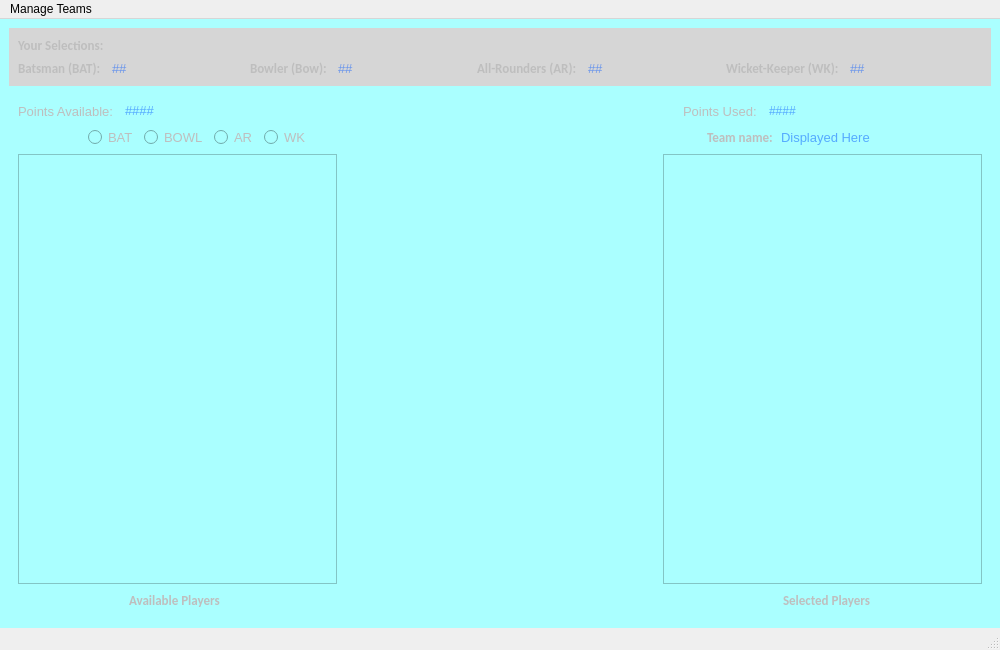
<?xml version="1.0" encoding="UTF-8"?>
<ui version="4.0">
 <class>MainWindow</class>
 <widget class="QMainWindow" name="MainWindow">
  <property name="geometry">
   <rect>
    <x>0</x>
    <y>0</y>
    <width>1000</width>
    <height>650</height>
   </rect>
  </property>
  <property name="windowTitle">
   <string>MainWindow</string>
  </property>
  <property name="styleSheet">
   <string notr="true">QMainWindow{
	background-image: url(:/newPrefix/bg1.jpg);
background-position: center;}</string>
  </property>
  <widget class="QWidget" name="centralwidget">
   <property name="styleSheet">
    <string notr="true">background-color: rgb(170, 255, 255);</string>
   </property>
   <layout class="QVBoxLayout" name="verticalLayout">
    <item>
     <widget class="QWidget" name="widget" native="true">
      <property name="enabled">
       <bool>false</bool>
      </property>
      <property name="autoFillBackground">
       <bool>false</bool>
      </property>
      <property name="styleSheet">
       <string notr="true">QWidget{
background-color: rgb(214, 214, 214);}</string>
      </property>
      <layout class="QVBoxLayout" name="verticalLayout_3">
       <item>
        <layout class="QVBoxLayout" name="verticalLayout_2">
         <item>
          <widget class="QLabel" name="label">
           <property name="font">
            <font>
             <family>Calibri</family>
             <pointsize>10</pointsize>
             <weight>75</weight>
             <bold>true</bold>
            </font>
           </property>
           <property name="text">
            <string>Your Selections: </string>
           </property>
          </widget>
         </item>
        </layout>
       </item>
       <item>
        <layout class="QHBoxLayout" name="horizontalLayout">
         <item>
          <widget class="QLabel" name="label_5">
           <property name="font">
            <font>
             <family>Calibri</family>
             <pointsize>10</pointsize>
             <weight>75</weight>
             <bold>true</bold>
            </font>
           </property>
           <property name="text">
            <string>Batsman (BAT): </string>
           </property>
          </widget>
         </item>
         <item>
          <widget class="QLineEdit" name="lineEdit_4">
           <property name="font">
            <font>
             <pointsize>10</pointsize>
            </font>
           </property>
           <property name="styleSheet">
            <string notr="true">QLineEdit{
	color: rgb(0, 85, 255);}</string>
           </property>
           <property name="frame">
            <bool>false</bool>
           </property>
           <property name="placeholderText">
            <string>##</string>
           </property>
          </widget>
         </item>
         <item>
          <widget class="QLabel" name="label_4">
           <property name="font">
            <font>
             <family>Calibri</family>
             <pointsize>10</pointsize>
             <weight>75</weight>
             <bold>true</bold>
            </font>
           </property>
           <property name="text">
            <string>Bowler (Bow): </string>
           </property>
          </widget>
         </item>
         <item>
          <widget class="QLineEdit" name="lineEdit_3">
           <property name="font">
            <font>
             <pointsize>10</pointsize>
            </font>
           </property>
           <property name="styleSheet">
            <string notr="true">QLineEdit{
	color: rgb(0, 85, 255);}</string>
           </property>
           <property name="frame">
            <bool>false</bool>
           </property>
           <property name="placeholderText">
            <string>##</string>
           </property>
          </widget>
         </item>
         <item>
          <widget class="QLabel" name="label_3">
           <property name="font">
            <font>
             <family>Calibri</family>
             <pointsize>10</pointsize>
             <weight>75</weight>
             <bold>true</bold>
            </font>
           </property>
           <property name="text">
            <string>All-Rounders (AR): </string>
           </property>
          </widget>
         </item>
         <item>
          <widget class="QLineEdit" name="lineEdit_2">
           <property name="font">
            <font>
             <pointsize>10</pointsize>
            </font>
           </property>
           <property name="styleSheet">
            <string notr="true">QLineEdit{
	color: rgb(0, 85, 255);}</string>
           </property>
           <property name="text">
            <string/>
           </property>
           <property name="frame">
            <bool>false</bool>
           </property>
           <property name="placeholderText">
            <string>##</string>
           </property>
          </widget>
         </item>
         <item>
          <widget class="QLabel" name="label_2">
           <property name="font">
            <font>
             <family>Calibri</family>
             <pointsize>10</pointsize>
             <weight>75</weight>
             <bold>true</bold>
            </font>
           </property>
           <property name="text">
            <string>Wicket-Keeper (WK): </string>
           </property>
          </widget>
         </item>
         <item>
          <widget class="QLineEdit" name="lineEdit">
           <property name="font">
            <font>
             <pointsize>10</pointsize>
            </font>
           </property>
           <property name="styleSheet">
            <string notr="true">QLineEdit{
	color: rgb(0, 85, 255);}</string>
           </property>
           <property name="frame">
            <bool>false</bool>
           </property>
           <property name="placeholderText">
            <string>##</string>
           </property>
          </widget>
         </item>
        </layout>
       </item>
      </layout>
     </widget>
    </item>
    <item>
     <widget class="QWidget" name="widget_2" native="true">
      <property name="enabled">
       <bool>false</bool>
      </property>
      <property name="styleSheet">
       <string notr="true">background-image: url(:/newPrefix/13.jpg);
</string>
      </property>
      <layout class="QVBoxLayout" name="verticalLayout_4">
       <item>
        <layout class="QHBoxLayout" name="horizontalLayout_8">
         <item>
          <widget class="QLabel" name="label_8">
           <property name="font">
            <font>
             <pointsize>10</pointsize>
            </font>
           </property>
           <property name="text">
            <string>Points Available: </string>
           </property>
          </widget>
         </item>
         <item>
          <widget class="QLineEdit" name="lineEdit_11">
           <property name="font">
            <font>
             <pointsize>10</pointsize>
            </font>
           </property>
           <property name="styleSheet">
            <string notr="true">QLineEdit{
	color: rgb(0, 85, 255);}</string>
           </property>
           <property name="frame">
            <bool>false</bool>
           </property>
           <property name="placeholderText">
            <string>####</string>
           </property>
          </widget>
         </item>
         <item>
          <spacer name="horizontalSpacer_15">
           <property name="orientation">
            <enum>Qt::Horizontal</enum>
           </property>
           <property name="sizeHint" stdset="0">
            <size>
             <width>40</width>
             <height>20</height>
            </size>
           </property>
          </spacer>
         </item>
         <item>
          <spacer name="horizontalSpacer_24">
           <property name="orientation">
            <enum>Qt::Horizontal</enum>
           </property>
           <property name="sizeHint" stdset="0">
            <size>
             <width>40</width>
             <height>20</height>
            </size>
           </property>
          </spacer>
         </item>
         <item>
          <spacer name="horizontalSpacer_23">
           <property name="orientation">
            <enum>Qt::Horizontal</enum>
           </property>
           <property name="sizeHint" stdset="0">
            <size>
             <width>40</width>
             <height>20</height>
            </size>
           </property>
          </spacer>
         </item>
         <item>
          <spacer name="horizontalSpacer_14">
           <property name="orientation">
            <enum>Qt::Horizontal</enum>
           </property>
           <property name="sizeHint" stdset="0">
            <size>
             <width>40</width>
             <height>20</height>
            </size>
           </property>
          </spacer>
         </item>
         <item>
          <widget class="QLabel" name="label_7">
           <property name="font">
            <font>
             <pointsize>10</pointsize>
            </font>
           </property>
           <property name="text">
            <string>Points Used: </string>
           </property>
          </widget>
         </item>
         <item>
          <widget class="QLineEdit" name="lineEdit_14">
           <property name="styleSheet">
            <string notr="true">QLineEdit{
	color: rgb(0, 85, 255);}</string>
           </property>
           <property name="frame">
            <bool>false</bool>
           </property>
           <property name="placeholderText">
            <string>####</string>
           </property>
          </widget>
         </item>
         <item>
          <spacer name="horizontalSpacer_22">
           <property name="orientation">
            <enum>Qt::Horizontal</enum>
           </property>
           <property name="sizeHint" stdset="0">
            <size>
             <width>40</width>
             <height>20</height>
            </size>
           </property>
          </spacer>
         </item>
        </layout>
       </item>
       <item>
        <layout class="QHBoxLayout" name="horizontalLayout_2">
         <item>
          <spacer name="horizontalSpacer_2">
           <property name="orientation">
            <enum>Qt::Horizontal</enum>
           </property>
           <property name="sizeHint" stdset="0">
            <size>
             <width>40</width>
             <height>20</height>
            </size>
           </property>
          </spacer>
         </item>
         <item>
          <widget class="QRadioButton" name="radioButton_4">
           <property name="font">
            <font>
             <pointsize>10</pointsize>
            </font>
           </property>
           <property name="text">
            <string>BAT</string>
           </property>
          </widget>
         </item>
         <item>
          <widget class="QRadioButton" name="radioButton">
           <property name="font">
            <font>
             <pointsize>10</pointsize>
            </font>
           </property>
           <property name="text">
            <string>BOWL</string>
           </property>
          </widget>
         </item>
         <item>
          <widget class="QRadioButton" name="radioButton_2">
           <property name="font">
            <font>
             <pointsize>10</pointsize>
            </font>
           </property>
           <property name="text">
            <string>AR</string>
           </property>
          </widget>
         </item>
         <item>
          <widget class="QRadioButton" name="radioButton_3">
           <property name="font">
            <font>
             <pointsize>10</pointsize>
            </font>
           </property>
           <property name="text">
            <string>WK</string>
           </property>
          </widget>
         </item>
         <item>
          <spacer name="horizontalSpacer_10">
           <property name="orientation">
            <enum>Qt::Horizontal</enum>
           </property>
           <property name="sizeHint" stdset="0">
            <size>
             <width>40</width>
             <height>20</height>
            </size>
           </property>
          </spacer>
         </item>
         <item>
          <spacer name="horizontalSpacer_9">
           <property name="orientation">
            <enum>Qt::Horizontal</enum>
           </property>
           <property name="sizeHint" stdset="0">
            <size>
             <width>40</width>
             <height>20</height>
            </size>
           </property>
          </spacer>
         </item>
         <item>
          <spacer name="horizontalSpacer_5">
           <property name="orientation">
            <enum>Qt::Horizontal</enum>
           </property>
           <property name="sizeHint" stdset="0">
            <size>
             <width>40</width>
             <height>20</height>
            </size>
           </property>
          </spacer>
         </item>
         <item>
          <spacer name="horizontalSpacer_4">
           <property name="orientation">
            <enum>Qt::Horizontal</enum>
           </property>
           <property name="sizeHint" stdset="0">
            <size>
             <width>40</width>
             <height>20</height>
            </size>
           </property>
          </spacer>
         </item>
         <item>
          <spacer name="horizontalSpacer_6">
           <property name="orientation">
            <enum>Qt::Horizontal</enum>
           </property>
           <property name="sizeHint" stdset="0">
            <size>
             <width>40</width>
             <height>20</height>
            </size>
           </property>
          </spacer>
         </item>
         <item>
          <layout class="QHBoxLayout" name="horizontalLayout_4">
           <item>
            <spacer name="horizontalSpacer_8">
             <property name="orientation">
              <enum>Qt::Horizontal</enum>
             </property>
             <property name="sizeHint" stdset="0">
              <size>
               <width>40</width>
               <height>20</height>
              </size>
             </property>
            </spacer>
           </item>
           <item>
            <widget class="QLabel" name="label_6">
             <property name="font">
              <font>
               <family>Calibri</family>
               <pointsize>10</pointsize>
               <weight>75</weight>
               <bold>true</bold>
              </font>
             </property>
             <property name="text">
              <string>Team name:</string>
             </property>
            </widget>
           </item>
           <item>
            <widget class="QLineEdit" name="lineEdit_5">
             <property name="font">
              <font>
               <pointsize>10</pointsize>
              </font>
             </property>
             <property name="styleSheet">
              <string notr="true">QLineEdit{
	color: rgb(0, 85, 255);}</string>
             </property>
             <property name="frame">
              <bool>false</bool>
             </property>
             <property name="placeholderText">
              <string>Displayed Here</string>
             </property>
            </widget>
           </item>
           <item>
            <spacer name="horizontalSpacer_12">
             <property name="orientation">
              <enum>Qt::Horizontal</enum>
             </property>
             <property name="sizeHint" stdset="0">
              <size>
               <width>40</width>
               <height>20</height>
              </size>
             </property>
            </spacer>
           </item>
           <item>
            <spacer name="horizontalSpacer_3">
             <property name="orientation">
              <enum>Qt::Horizontal</enum>
             </property>
             <property name="sizeHint" stdset="0">
              <size>
               <width>40</width>
               <height>20</height>
              </size>
             </property>
            </spacer>
           </item>
          </layout>
         </item>
        </layout>
       </item>
       <item>
        <layout class="QHBoxLayout" name="horizontalLayout_3">
         <item>
          <widget class="QListWidget" name="listWidget">
           <property name="styleSheet">
            <string notr="true"/>
           </property>
          </widget>
         </item>
         <item>
          <spacer name="horizontalSpacer">
           <property name="orientation">
            <enum>Qt::Horizontal</enum>
           </property>
           <property name="sizeHint" stdset="0">
            <size>
             <width>40</width>
             <height>20</height>
            </size>
           </property>
          </spacer>
         </item>
         <item>
          <widget class="QListWidget" name="listWidget_2"/>
         </item>
        </layout>
       </item>
       <item>
        <layout class="QHBoxLayout" name="horizontalLayout_9">
         <item>
          <spacer name="horizontalSpacer_18">
           <property name="orientation">
            <enum>Qt::Horizontal</enum>
           </property>
           <property name="sizeHint" stdset="0">
            <size>
             <width>40</width>
             <height>20</height>
            </size>
           </property>
          </spacer>
         </item>
         <item>
          <widget class="QLabel" name="label_10">
           <property name="font">
            <font>
             <family>Calibri</family>
             <pointsize>10</pointsize>
             <weight>75</weight>
             <bold>true</bold>
            </font>
           </property>
           <property name="text">
            <string>Available Players</string>
           </property>
          </widget>
         </item>
         <item>
          <layout class="QHBoxLayout" name="horizontalLayout_10"/>
         </item>
         <item>
          <spacer name="horizontalSpacer_19">
           <property name="orientation">
            <enum>Qt::Horizontal</enum>
           </property>
           <property name="sizeHint" stdset="0">
            <size>
             <width>40</width>
             <height>20</height>
            </size>
           </property>
          </spacer>
         </item>
         <item>
          <spacer name="horizontalSpacer_21">
           <property name="orientation">
            <enum>Qt::Horizontal</enum>
           </property>
           <property name="sizeHint" stdset="0">
            <size>
             <width>40</width>
             <height>20</height>
            </size>
           </property>
          </spacer>
         </item>
         <item>
          <spacer name="horizontalSpacer_20">
           <property name="orientation">
            <enum>Qt::Horizontal</enum>
           </property>
           <property name="sizeHint" stdset="0">
            <size>
             <width>40</width>
             <height>20</height>
            </size>
           </property>
          </spacer>
         </item>
         <item>
          <spacer name="horizontalSpacer_25">
           <property name="orientation">
            <enum>Qt::Horizontal</enum>
           </property>
           <property name="sizeHint" stdset="0">
            <size>
             <width>40</width>
             <height>20</height>
            </size>
           </property>
          </spacer>
         </item>
         <item>
          <layout class="QHBoxLayout" name="horizontalLayout_11"/>
         </item>
         <item>
          <spacer name="horizontalSpacer_16">
           <property name="orientation">
            <enum>Qt::Horizontal</enum>
           </property>
           <property name="sizeHint" stdset="0">
            <size>
             <width>40</width>
             <height>20</height>
            </size>
           </property>
          </spacer>
         </item>
         <item>
          <widget class="QLabel" name="label_9">
           <property name="font">
            <font>
             <family>Calibri</family>
             <pointsize>10</pointsize>
             <weight>75</weight>
             <bold>true</bold>
            </font>
           </property>
           <property name="text">
            <string>Selected Players</string>
           </property>
          </widget>
         </item>
         <item>
          <spacer name="horizontalSpacer_17">
           <property name="orientation">
            <enum>Qt::Horizontal</enum>
           </property>
           <property name="sizeHint" stdset="0">
            <size>
             <width>40</width>
             <height>20</height>
            </size>
           </property>
          </spacer>
         </item>
        </layout>
       </item>
      </layout>
     </widget>
    </item>
   </layout>
  </widget>
  <widget class="QMenuBar" name="menubar">
   <property name="geometry">
    <rect>
     <x>0</x>
     <y>0</y>
     <width>1000</width>
     <height>22</height>
    </rect>
   </property>
   <widget class="QMenu" name="menuManage_Teams">
    <property name="title">
     <string>Manage Teams</string>
    </property>
    <addaction name="actionNew"/>
    <addaction name="actionOpen"/>
    <addaction name="actionsave"/>
    <addaction name="actionEvaluate"/>
    <addaction name="actionExit"/>
   </widget>
   <addaction name="menuManage_Teams"/>
  </widget>
  <widget class="QStatusBar" name="statusbar"/>
  <action name="actionNew">
   <property name="icon">
    <iconset>
     <normaloff>logo.png</normaloff>logo.png</iconset>
   </property>
   <property name="text">
    <string>New </string>
   </property>
   <property name="font">
    <font>
     <pointsize>10</pointsize>
    </font>
   </property>
   <property name="shortcut">
    <string>Ctrl+N</string>
   </property>
  </action>
  <action name="actionOpen">
   <property name="text">
    <string>Open</string>
   </property>
   <property name="font">
    <font>
     <pointsize>10</pointsize>
    </font>
   </property>
   <property name="shortcut">
    <string>Ctrl+O</string>
   </property>
  </action>
  <action name="actionsave">
   <property name="text">
    <string>Save</string>
   </property>
   <property name="font">
    <font>
     <pointsize>10</pointsize>
    </font>
   </property>
   <property name="shortcut">
    <string>Ctrl+S</string>
   </property>
  </action>
  <action name="actionEvaluate">
   <property name="text">
    <string>Evaluate</string>
   </property>
   <property name="font">
    <font>
     <pointsize>10</pointsize>
    </font>
   </property>
   <property name="shortcut">
    <string>Ctrl+R</string>
   </property>
  </action>
  <action name="actionExit">
   <property name="text">
    <string>Exit</string>
   </property>
   <property name="font">
    <font>
     <pointsize>10</pointsize>
    </font>
   </property>
   <property name="shortcut">
    <string>Alt+X</string>
   </property>
  </action>
 </widget>
 <resources>
  <include location="Images/source.qrc"/>
 </resources>
 <connections/>
</ui>
